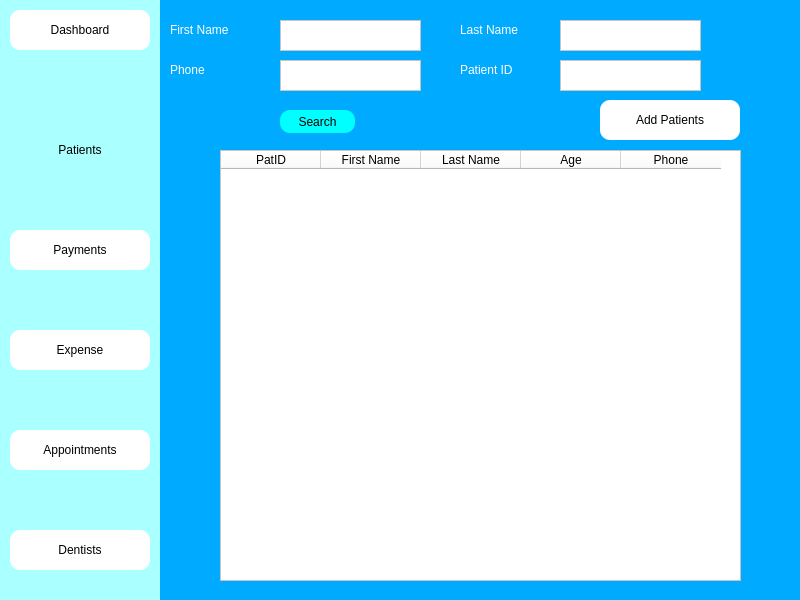
<?xml version="1.0" encoding="UTF-8"?>
<ui version="4.0">
 <class>Dialog</class>
 <widget class="QDialog" name="Dialog">
  <property name="geometry">
   <rect>
    <x>0</x>
    <y>0</y>
    <width>800</width>
    <height>600</height>
   </rect>
  </property>
  <property name="windowTitle">
   <string>Dialog</string>
  </property>
  <property name="styleSheet">
   <string notr="true">background-color: rgb(0, 170, 255);</string>
  </property>
  <widget class="QWidget" name="side_bar" native="true">
   <property name="geometry">
    <rect>
     <x>0</x>
     <y>0</y>
     <width>160</width>
     <height>600</height>
    </rect>
   </property>
   <property name="styleSheet">
    <string notr="true">background-color: rgb(170, 255, 255);</string>
   </property>
   <widget class="QPushButton" name="patient_btn">
    <property name="geometry">
     <rect>
      <x>10</x>
      <y>130</y>
      <width>140</width>
      <height>40</height>
     </rect>
    </property>
    <property name="styleSheet">
     <string notr="true">font: 12pt &quot;MS Shell Dlg 2&quot;;

border-top-left-radius:10px;
border-bottom-left-radius:10px;
border-top-right-radius:10px;
border-bottom-right-radius:10px;</string>
    </property>
    <property name="text">
     <string>Patients</string>
    </property>
    <property name="icon">
     <iconset>
      <normaloff>../Medico_modern/patientdownload .png</normaloff>../Medico_modern/patientdownload .png</iconset>
    </property>
   </widget>
   <widget class="QPushButton" name="dash_btn">
    <property name="geometry">
     <rect>
      <x>10</x>
      <y>10</y>
      <width>140</width>
      <height>40</height>
     </rect>
    </property>
    <property name="styleSheet">
     <string notr="true">font: 12pt &quot;MS Shell Dlg 2&quot;;
background-color: rgb(255, 255, 255);
border-color: rgb(0, 0, 0);
border-top-left-radius:10px;
border-bottom-left-radius:10px;
border-top-right-radius:10px;
border-bottom-right-radius:10px;
border-bottom-color: rgb(0, 0, 0);
selection-color: rgb(255, 255, 255);</string>
    </property>
    <property name="text">
     <string>Dashboard</string>
    </property>
    <property name="icon">
     <iconset>
      <normaloff>../Medico_modern/dashboard.png</normaloff>../Medico_modern/dashboard.png</iconset>
    </property>
   </widget>
   <widget class="QPushButton" name="appoint_btn">
    <property name="geometry">
     <rect>
      <x>10</x>
      <y>430</y>
      <width>140</width>
      <height>40</height>
     </rect>
    </property>
    <property name="styleSheet">
     <string notr="true">font: 12pt &quot;MS Shell Dlg 2&quot;;
background-color: rgb(255, 255, 255);
border-top-left-radius:10px;
border-bottom-left-radius:10px;
border-top-right-radius:10px;
border-bottom-right-radius:10px;</string>
    </property>
    <property name="text">
     <string>Appointments</string>
    </property>
    <property name="icon">
     <iconset>
      <normaloff>../Medico_modern/appointmentdownload (1).png</normaloff>../Medico_modern/appointmentdownload (1).png</iconset>
    </property>
   </widget>
   <widget class="QPushButton" name="dentist_btn">
    <property name="geometry">
     <rect>
      <x>10</x>
      <y>530</y>
      <width>140</width>
      <height>40</height>
     </rect>
    </property>
    <property name="styleSheet">
     <string notr="true">font: 12pt &quot;MS Shell Dlg 2&quot;;
background-color: rgb(255, 255, 255);
border-top-left-radius:10px;
border-bottom-left-radius:10px;
border-top-right-radius:10px;
border-bottom-right-radius:10px;</string>
    </property>
    <property name="text">
     <string>Dentists</string>
    </property>
    <property name="icon">
     <iconset>
      <normaloff>../Medico_modern/dentistimages.png</normaloff>../Medico_modern/dentistimages.png</iconset>
    </property>
   </widget>
   <widget class="QPushButton" name="payment_btn">
    <property name="geometry">
     <rect>
      <x>10</x>
      <y>230</y>
      <width>140</width>
      <height>40</height>
     </rect>
    </property>
    <property name="styleSheet">
     <string notr="true">font: 12pt &quot;MS Shell Dlg 2&quot;;
background-color: rgb(255, 255, 255);
border-top-left-radius:10px;
border-bottom-left-radius:10px;
border-top-right-radius:10px;
border-bottom-right-radius:10px;</string>
    </property>
    <property name="text">
     <string>Payments</string>
    </property>
    <property name="icon">
     <iconset>
      <normaloff>../Medico_modern/billingdownload (1).png</normaloff>../Medico_modern/billingdownload (1).png</iconset>
    </property>
   </widget>
   <widget class="QPushButton" name="expense_btn">
    <property name="geometry">
     <rect>
      <x>10</x>
      <y>330</y>
      <width>140</width>
      <height>40</height>
     </rect>
    </property>
    <property name="styleSheet">
     <string notr="true">font: 12pt &quot;MS Shell Dlg 2&quot;;
background-color: rgb(255, 255, 255);
border-top-left-radius:10px;
border-bottom-left-radius:10px;
border-top-right-radius:10px;
border-bottom-right-radius:10px;</string>
    </property>
    <property name="text">
     <string>Expense</string>
    </property>
    <property name="icon">
     <iconset>
      <normaloff>../Medico_modern/billingdownload (1).png</normaloff>../Medico_modern/billingdownload (1).png</iconset>
    </property>
   </widget>
  </widget>
  <widget class="QTableWidget" name="patient_window">
   <property name="geometry">
    <rect>
     <x>220</x>
     <y>150</y>
     <width>521</width>
     <height>431</height>
    </rect>
   </property>
   <property name="styleSheet">
    <string notr="true">background-color: rgb(255, 255, 255);
font: 12pt &quot;MS Shell Dlg 2&quot;;</string>
   </property>
   <column>
    <property name="text">
     <string>PatID</string>
    </property>
   </column>
   <column>
    <property name="text">
     <string>First Name</string>
    </property>
   </column>
   <column>
    <property name="text">
     <string>Last Name</string>
    </property>
   </column>
   <column>
    <property name="text">
     <string>Age</string>
    </property>
   </column>
   <column>
    <property name="text">
     <string>Phone</string>
    </property>
   </column>
  </widget>
  <widget class="QLabel" name="fname_srch">
   <property name="geometry">
    <rect>
     <x>170</x>
     <y>20</y>
     <width>101</width>
     <height>20</height>
    </rect>
   </property>
   <property name="styleSheet">
    <string notr="true">font: 14pt &quot;MS Shell Dlg 2&quot;;
color: rgb(255, 255, 255);</string>
   </property>
   <property name="text">
    <string>First Name</string>
   </property>
  </widget>
  <widget class="QTextEdit" name="fname_srch_edit">
   <property name="geometry">
    <rect>
     <x>280</x>
     <y>20</y>
     <width>141</width>
     <height>31</height>
    </rect>
   </property>
   <property name="styleSheet">
    <string notr="true">background-color: rgb(255, 255, 255);</string>
   </property>
  </widget>
  <widget class="QLabel" name="lname_srch">
   <property name="geometry">
    <rect>
     <x>460</x>
     <y>20</y>
     <width>101</width>
     <height>20</height>
    </rect>
   </property>
   <property name="styleSheet">
    <string notr="true">font: 14pt &quot;MS Shell Dlg 2&quot;;
color: rgb(255, 255, 255);</string>
   </property>
   <property name="text">
    <string>Last Name</string>
   </property>
  </widget>
  <widget class="QTextEdit" name="lname_srch_edit">
   <property name="geometry">
    <rect>
     <x>560</x>
     <y>20</y>
     <width>141</width>
     <height>31</height>
    </rect>
   </property>
   <property name="styleSheet">
    <string notr="true">background-color: rgb(255, 255, 255);</string>
   </property>
  </widget>
  <widget class="QLabel" name="phn_srch">
   <property name="geometry">
    <rect>
     <x>170</x>
     <y>60</y>
     <width>101</width>
     <height>20</height>
    </rect>
   </property>
   <property name="styleSheet">
    <string notr="true">font: 14pt &quot;MS Shell Dlg 2&quot;;
color: rgb(255, 255, 255);</string>
   </property>
   <property name="text">
    <string>Phone</string>
   </property>
  </widget>
  <widget class="QTextEdit" name="phone_srch_edit">
   <property name="geometry">
    <rect>
     <x>280</x>
     <y>60</y>
     <width>141</width>
     <height>31</height>
    </rect>
   </property>
   <property name="styleSheet">
    <string notr="true">background-color: rgb(255, 255, 255);</string>
   </property>
  </widget>
  <widget class="QPushButton" name="search_btn">
   <property name="geometry">
    <rect>
     <x>280</x>
     <y>110</y>
     <width>75</width>
     <height>23</height>
    </rect>
   </property>
   <property name="styleSheet">
    <string notr="true">background-color: rgb(0, 255, 255);
font: 12pt &quot;MS Shell Dlg 2&quot;;
border-top-left-radius:10px;
border-bottom-left-radius:10px;
border-top-right-radius:10px;
border-bottom-right-radius:10px;
</string>
   </property>
   <property name="text">
    <string>Search</string>
   </property>
  </widget>
  <widget class="QLabel" name="patid_srch">
   <property name="geometry">
    <rect>
     <x>460</x>
     <y>60</y>
     <width>101</width>
     <height>20</height>
    </rect>
   </property>
   <property name="styleSheet">
    <string notr="true">font: 14pt &quot;MS Shell Dlg 2&quot;;
color: rgb(255, 255, 255);</string>
   </property>
   <property name="text">
    <string>Patient ID</string>
   </property>
  </widget>
  <widget class="QTextEdit" name="patid_srch_edit">
   <property name="geometry">
    <rect>
     <x>560</x>
     <y>60</y>
     <width>141</width>
     <height>31</height>
    </rect>
   </property>
   <property name="styleSheet">
    <string notr="true">background-color: rgb(255, 255, 255);</string>
   </property>
  </widget>
  <widget class="QPushButton" name="add_patient_btn">
   <property name="geometry">
    <rect>
     <x>600</x>
     <y>100</y>
     <width>140</width>
     <height>40</height>
    </rect>
   </property>
   <property name="styleSheet">
    <string notr="true">font: 12pt &quot;MS Shell Dlg 2&quot;;
background-color: rgb(255, 255, 255);
border-top-left-radius:10px;
border-bottom-left-radius:10px;
border-top-right-radius:10px;
border-bottom-right-radius:10px;</string>
   </property>
   <property name="text">
    <string>Add Patients</string>
   </property>
   <property name="icon">
    <iconset>
     <normaloff>../Medico_modern/patientdownload .png</normaloff>../Medico_modern/patientdownload .png</iconset>
   </property>
  </widget>
 </widget>
 <resources/>
 <connections/>
</ui>
